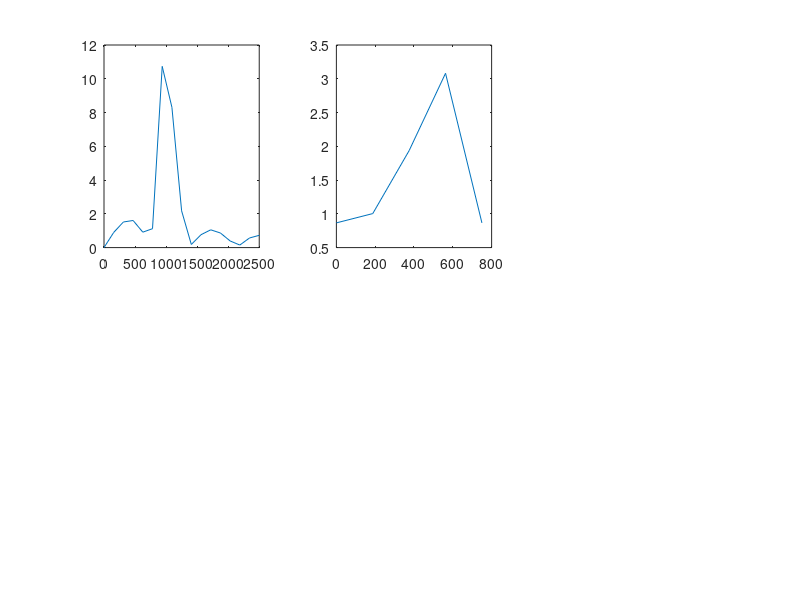

MATLAB code to generate this figure:
% we are sampling a sinusoid x=sin(2*pi*f*t);
f = 1000; %1kz frequency
T = 1/f;
tmin= 0;
tmax = 5*T;
% now we take samples at different rates in this interval;
t1= 1/5000; %sampling rate 5kz
t2 = 1/1500; %sampling rate 1.5kz
I1 = tmin:t1:tmax;
I2 = tmin:t2:tmax;
x1 = sin(2*pi*f*I1);
nfft1 = 2^(nextpow2(length(x1)));
x2 = sin(2*pi*f*I2);
nfft2 = 2^(nextpow2(length(x2)));
fftx1 = abs(fft(x1,nfft1));
fftx2 = abs(fft(x2,nfft2));
numuniquepoints1 = ceil((nfft1+1)/2);
fftx1 = fftx1(1:numuniquepoints1);
f1 = (0:numuniquepoints1-1)*5000/nfft1;
numuniquepoints2 = ceil((nfft2+1)/2);
fftx2 = fftx2(1:numuniquepoints2);
f2 = (0:numuniquepoints2-1)*1500/nfft2;
subplot(2,3,1);
plot(f1,fftx1);
subplot(2,3,2);
plot(f2,fftx2);
